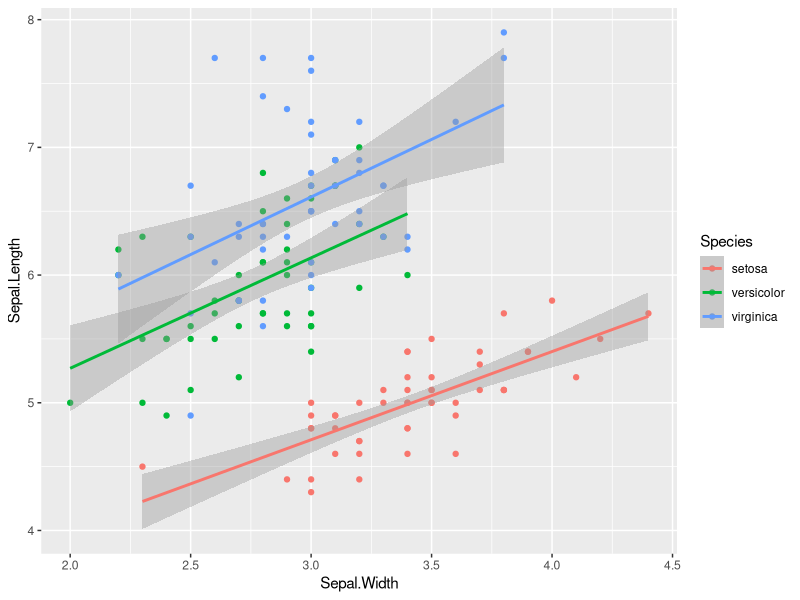
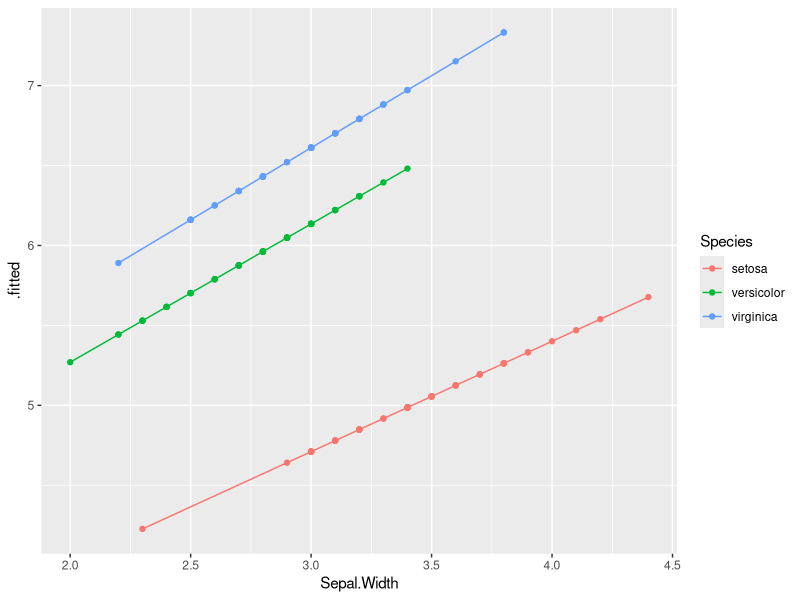
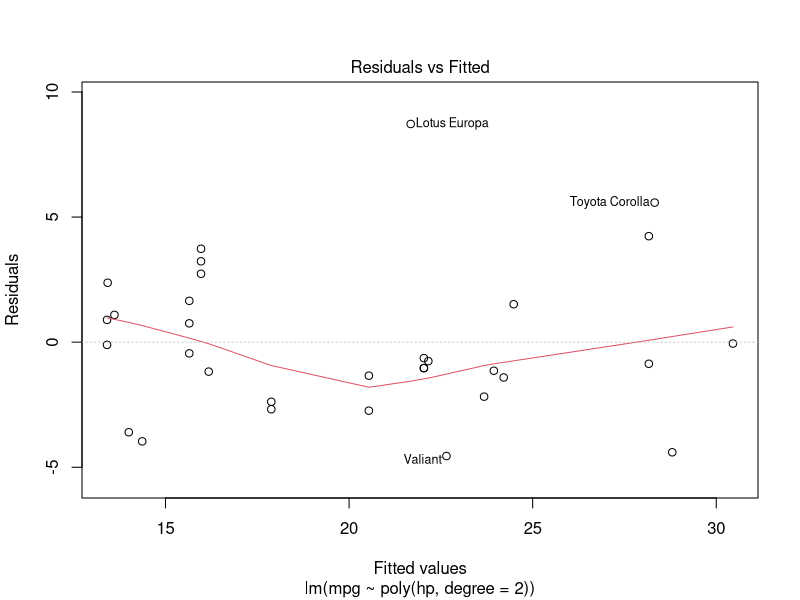
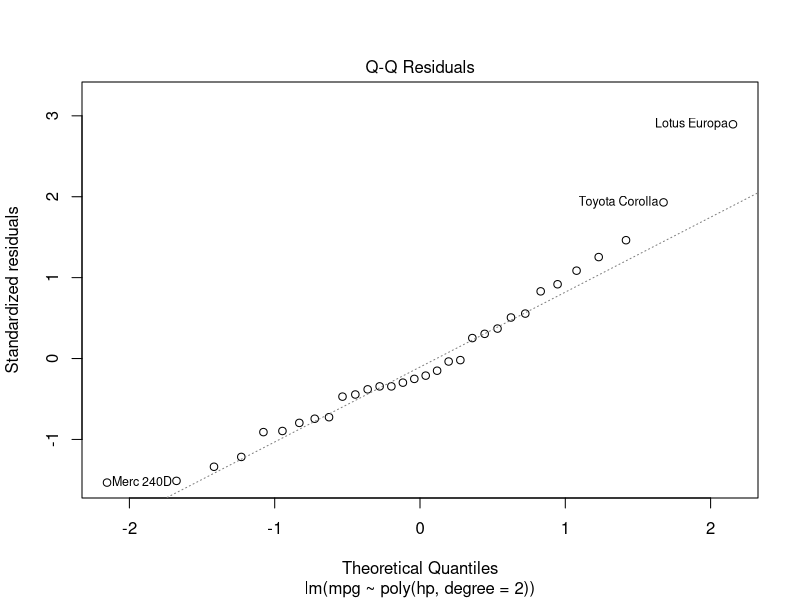
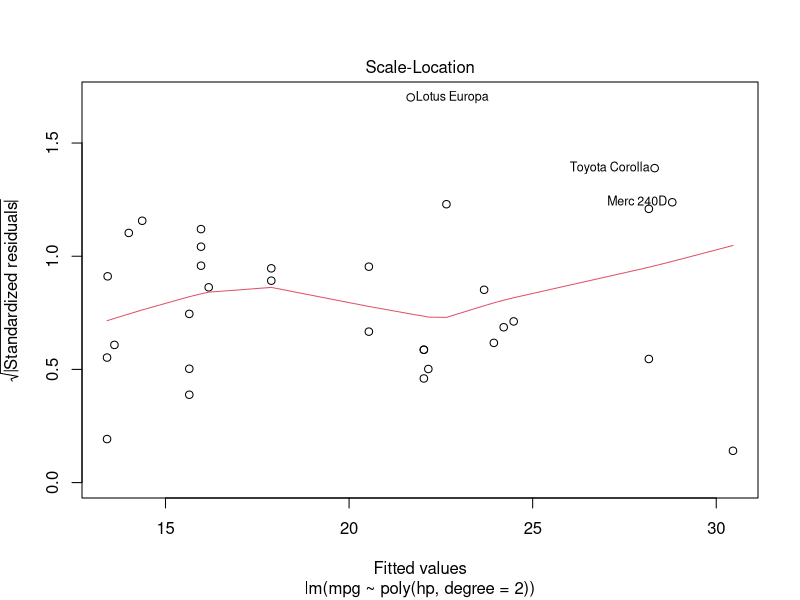
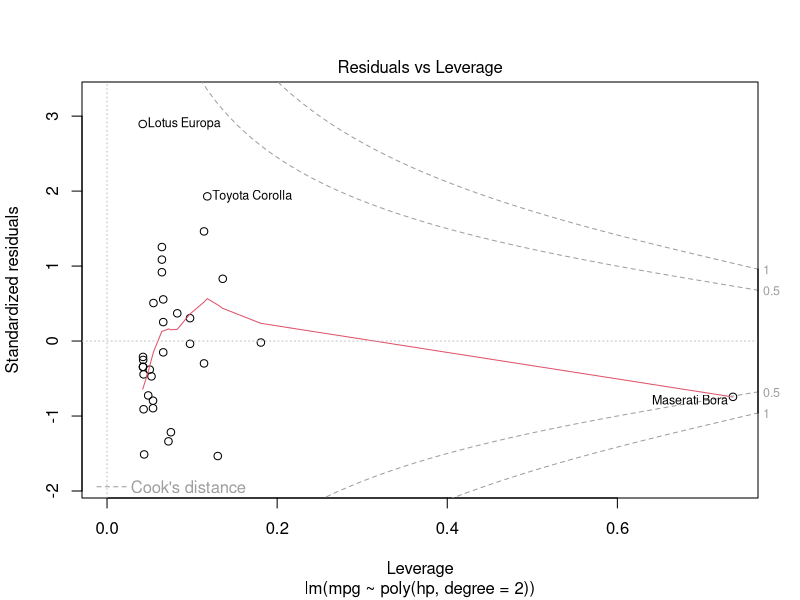

Write R code to recreate these figures, in order.
## ---- chunk 1
library(tidyverse)
ggplot(iris, aes(Sepal.Width, Sepal.Length, color = Species)) +
  geom_point() +
  geom_smooth(method = "lm", formula = y~x)
## ---- chunk 2
library(tidyverse)
lm(data = iris, Sepal.Length ~ Sepal.Width*Species) %>% 
  broom::augment() %>% 
  ggplot(aes(Sepal.Width, .fitted, col = Species))+
  geom_point() +
  geom_line()
## ---- chunk 3
plot(lm(data=mtcars, mpg ~poly(hp, degree =2)))
## ---- chunk 4
lm(data = mtcars, mpg ~hp) %>% 
  broom::augment() %>% 
  {cor(.$.resid, lag(.$.resid), use = "complete.obs")}
## ---- chunk 5
tibble(Problem = c("Nonlinear Data", 'Correlated Errors',
                         "Non-Constatn Error Variances", "Outliers",
                         "High Leverage Points", "Multicollinearity"),
             Signs =c("Trend in Residuals", "Residual Autocorrelation",
             "Heteroscedasity", "Distant Points", "High Leverage Scores",
             "Correlated Preidctors or High VIF"),
             Solution = c("Log-Transform Predictors", "Not Clear",
             "Log-Transform Response", "Remove or Accept", "Reomove or Accept",
             "Drop or Combine")) %>% 
  knitr::kable()
